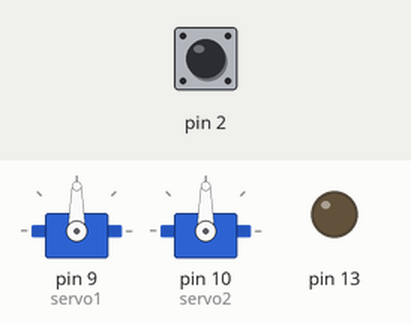
The sketch below on a simulated Arduino Uno, built with avr-gcc and run on an emulated ATmega328P. Shown: 2 × servo, output pins drawn as LEDs (lit = HIGH). The inputs (shaded band) are chosen by the test bench; at power-on: pin 2 HIGH.

Above: at 1.2 s.
1.3 s: pin 2 pulled LOW for 0.15 s
At 2.1 s:
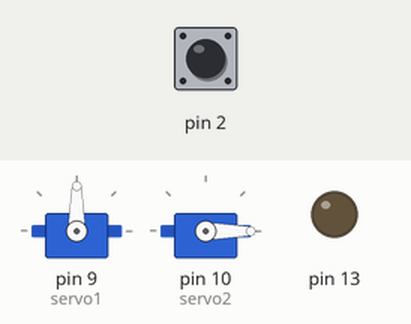
2.9 s: pin 2 pulled LOW for 3.2 s
At 3.8 s:
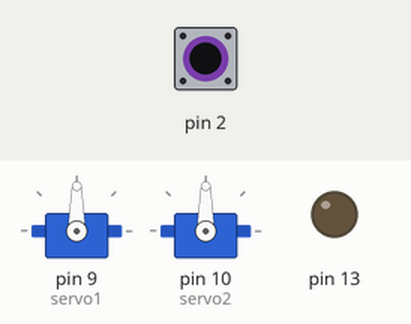
Timing chart, 0 to 7.6 s (numbered marks = the images above; inputs shaded):
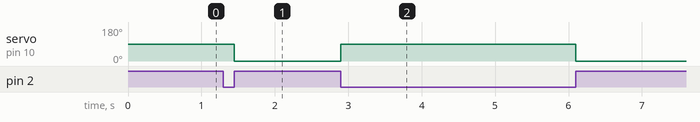

The sketch:

SimpleServoButton.ino
```cpp
#include <Servo.h>

Servo servo1;
Servo servo2;

Servo servos[] = {servo1,servo2};

int targetVal;
int servoVal;

boolean prevState;

void setup() {
  // put your setup code here, to run once:
  Serial.begin(9600);
  pinMode(13,HIGH);

  servo1.attach(9);
  servo2.attach(10);
  pinMode(2,INPUT_PULLUP);


  servoVal = 0;
  targetVal = 0;
}

void loop() {

  boolean state = !digitalRead(2);
  if(state != prevState)
  {
    if(state)
    {
      servo2.write(90);
    }else
    {
      servo2.write(0);
    }

    prevState = state;


  }
}
```

Measured:
- after the input at 1.3 s, servo on pin 10 (servo2): 90° → 0° after 0.15 s
- after the input at 2.9 s, servo on pin 10 (servo2): 0° → 90° at once, → 0° 3.2 s later
